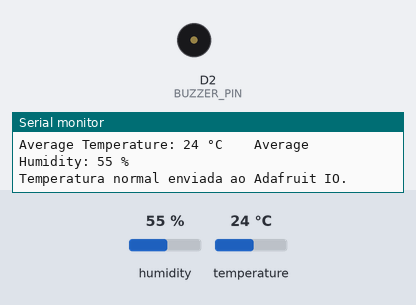
Bench run of a sketch on a simulated ESP8266 (NodeMCU). On the bench: buzzer (waves = sounding, pin HIGH), the last lines printed to the serial monitor. Inputs (shaded band) come from the test bench; at power-on: temperature 24 °C, humidity 55 %. WiFi joins after 1.5 s; servers stay silent unless stated; no MQTT or app messages arrive unless stated.

Above: at 7.8 s.
7.9 s: temperature set to 31 °C
17.8 s: temperature set to 34 °C
At 23.0 s:
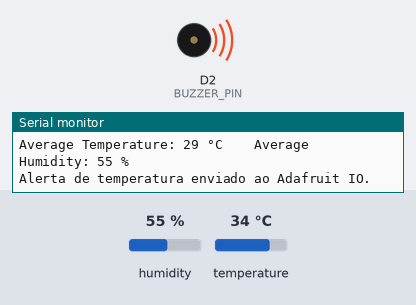
Timing chart, 0 to 24.5 s (numbered marks = the images above; inputs shaded):
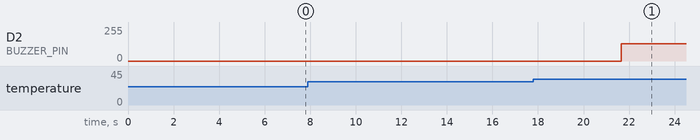

The sketch:

codigofonte.ino
```cpp
#include <ESP8266WiFi.h>
#include <Adafruit_MQTT.h>
#include <Adafruit_MQTT_Client.h>
#include <DHT.h>

#define SENSOR_TYPE DHT11
const uint8_t SENSOR_PIN = D1;
DHT sensorDHT(SENSOR_PIN, SENSOR_TYPE);

#define BUZZER_PIN D2


const char* WIFI_SSID = "Neguinha 2G";
const char* WIFI_PASSWORD = "Luan1234@";


const char* AIO_SERVER = "io.adafruit.com";
const uint16_t AIO_PORT = 1883;
const char* AIO_USERNAME = "karina_mendes";
const char* AIO_KEY = "aio_ESya76qgR7S6oro06fmZtfxe6Q6Y";


WiFiClient wifiClient;
Adafruit_MQTT_Client mqttClient(&wifiClient, AIO_SERVER, AIO_PORT, AIO_USERNAME, AIO_KEY);

char feedTemp[64];
char feedHum[64];
char feedAlarm[64];

Adafruit_MQTT_Publish* feedTemperature;
Adafruit_MQTT_Publish* feedHumidity;
Adafruit_MQTT_Publish* feedTempAlarm;

unsigned long lastSendTime = 0;
const unsigned long SEND_INTERVAL = 5000;
const int TEMPERATURE_THRESHOLD = 27;

bool highTempSent = false;
bool normalTempSent = false;

const int NUM_SAMPLES = 5;
float temperatureSamples[NUM_SAMPLES];
float humiditySamples[NUM_SAMPLES];
int sampleIndex = 0;

void connectWiFi() {
  Serial.print("Connecting to Wi-Fi...");
  WiFi.begin(WIFI_SSID, WIFI_PASSWORD);

  while (WiFi.status() != WL_CONNECTED) {
    delay(500);
    Serial.print(".");
  }

  Serial.println("\nConnected to Wi-Fi!");
}

void connectMQTT() {
  while (mqttClient.connected() == false) {
    Serial.print("Attempting to connect to Adafruit IO... ");
    if (mqttClient.connect()) {
      Serial.println("Connected successfully!");
    } else {
      Serial.print("Connection failed. Error code: ");
      Serial.println(mqttClient.connectErrorString(mqttClient.connect()));
      Serial.println("Retrying in 5 seconds...");
      delay(5000);
    }
  }
}

void initializeFeeds() {
  snprintf(feedTemp, sizeof(feedTemp), "%s/feeds/Temperature", AIO_USERNAME);
  snprintf(feedHum, sizeof(feedHum), "%s/feeds/Humidity", AIO_USERNAME);
  snprintf(feedAlarm, sizeof(feedAlarm), "%s/feeds/TemperatureAlarm", AIO_USERNAME);

  feedTemperature = new Adafruit_MQTT_Publish(&mqttClient, feedTemp);
  feedHumidity = new Adafruit_MQTT_Publish(&mqttClient, feedHum);
  feedTempAlarm = new Adafruit_MQTT_Publish(&mqttClient, feedAlarm);
}

void controlBuzzer(int intensity) {

  analogWrite(BUZZER_PIN, intensity);
}

void readAndStoreSamples() {
  float humidity = sensorDHT.readHumidity();
  float temperature = sensorDHT.readTemperature();

  if (isnan(humidity) || isnan(temperature)) {
    Serial.println("Failed to read from DHT sensor!");
    return;
  }


  temperatureSamples[sampleIndex] = temperature;
  humiditySamples[sampleIndex] = humidity;


  sampleIndex = (sampleIndex + 1) % NUM_SAMPLES;
}

float calculateAverage(float samples[], int numSamples) {
  float sum = 0;
  for (int i = 0; i < numSamples; i++) {
    sum += samples[i];
  }
  return sum / numSamples;
}

void readAndSendData() {
  readAndStoreSamples();


  float averageTemperature = calculateAverage(temperatureSamples, NUM_SAMPLES);
  float averageHumidity = calculateAverage(humiditySamples, NUM_SAMPLES);

  int tempInt = static_cast<int>(round(averageTemperature));
  int humInt = static_cast<int>(round(averageHumidity));


  if (!feedTemperature->publish(tempInt)) {
    Serial.println("Failed to send temperature to Adafruit IO.");
  }
  if (!feedHumidity->publish(humInt)) {
    Serial.println("Failed to send humidity to Adafruit IO.");
  }

  Serial.print("Average Temperature: ");
  Serial.print(tempInt);
  Serial.print(" °C    Average Humidity: ");
  Serial.print(humInt);
  Serial.println(" %");


  if (tempInt > TEMPERATURE_THRESHOLD && !highTempSent) {

    controlBuzzer(128);
    if (!feedTempAlarm->publish("Alerta! Temperatura Alta!")) {
      Serial.println("Failed to send temperature alarm to Adafruit IO.");
    } else {
      Serial.println("Alerta de temperatura enviado ao Adafruit IO.");
      highTempSent = true;
      normalTempSent = false;
    }
  } else if (tempInt <= TEMPERATURE_THRESHOLD && !normalTempSent) {

    controlBuzzer(0);
    if (!feedTempAlarm->publish("Temperatura normal")) {
      Serial.println("Failed to send normal temperature status to Adafruit IO.");
    } else {
      Serial.println("Temperatura normal enviada ao Adafruit IO.");
      normalTempSent = true;
      highTempSent = false;
    }
  }
}

void setup() {
  Serial.begin(115200);
  pinMode(BUZZER_PIN, OUTPUT);
  controlBuzzer(0);
  connectWiFi();
  sensorDHT.begin();
  connectMQTT();
  initializeFeeds();


  for (int i = 0; i < NUM_SAMPLES; i++) {
    temperatureSamples[i] = sensorDHT.readTemperature();
    humiditySamples[i] = sensorDHT.readHumidity();
  }
}

void loop() {
  if (!mqttClient.connected()) {
    connectMQTT();
  }

  mqttClient.ping();

  if (millis() - lastSendTime >= SEND_INTERVAL) {
    lastSendTime = millis();
    readAndSendData();
  }
}
```

Measured:
- the behaviour switches between 32 and 33 °C on temperature (found by bisection; images 0 and 1)
